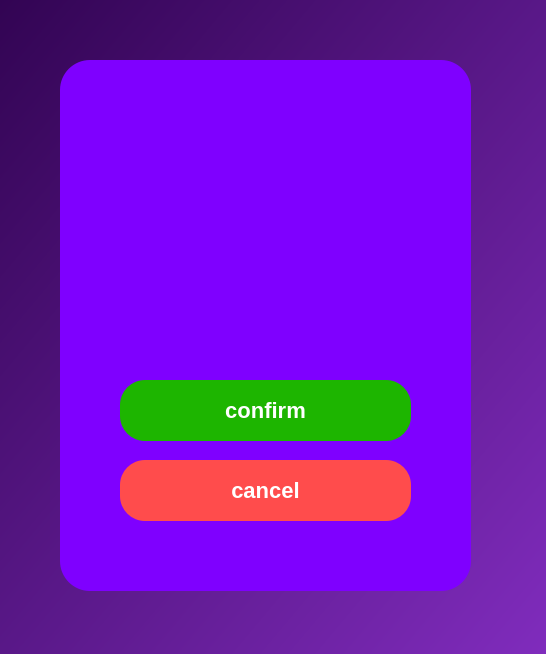
<?xml version="1.0" encoding="UTF-8"?>
<ui version="4.0">
 <class>removeDialog</class>
 <widget class="QDialog" name="removeDialog">
  <property name="geometry">
   <rect>
    <x>0</x>
    <y>0</y>
    <width>546</width>
    <height>654</height>
   </rect>
  </property>
  <property name="windowTitle">
   <string>Dialog</string>
  </property>
  <property name="styleSheet">
   <string notr="true">QDialog#removeDialog {
      background: qlineargradient(spread:pad, x1:0, y1:0, x2:1, y2:1, stop:0 #320453, stop:1 #802CBD);
  }
  QGroupBox {
      background-color: #7F00FF;
      border-radius: 30px;
  }
  QPushButton#cancelButton {
      background-color: #FF4C4C;
      border: none; 
	 border-radius: 25px;
	 font-size:22px; 
	 font-weight: bold;
      color: white; 
  }
QPushButton#cancelButton:hover {
	background-color:#8C1717;
}
QPushButton#confirmButton {
	background-color:#1DB500;	
	border-radius: 25px;
	font-size: 22px;
	font-weight: bold;
	color:white;
}
QPushButton#confirmButton:hover {
	background-color:#308420;
		
}</string>
  </property>
  <widget class="QGroupBox" name="groupBox">
   <property name="geometry">
    <rect>
     <x>60</x>
     <y>60</y>
     <width>411</width>
     <height>531</height>
    </rect>
   </property>
   <property name="title">
    <string/>
   </property>
   <widget class="QPushButton" name="confirmButton">
    <property name="geometry">
     <rect>
      <x>60</x>
      <y>320</y>
      <width>291</width>
      <height>61</height>
     </rect>
    </property>
    <property name="text">
     <string>confirm</string>
    </property>
   </widget>
   <widget class="QPushButton" name="cancelButton">
    <property name="geometry">
     <rect>
      <x>60</x>
      <y>400</y>
      <width>291</width>
      <height>61</height>
     </rect>
    </property>
    <property name="text">
     <string>cancel</string>
    </property>
   </widget>
   <widget class="QLabel" name="titlelabel">
    <property name="geometry">
     <rect>
      <x>70</x>
      <y>80</y>
      <width>301</width>
      <height>51</height>
     </rect>
    </property>
    <property name="font">
     <font>
      <pointsize>23</pointsize>
      <bold>true</bold>
     </font>
    </property>
    <property name="text">
     <string/>
    </property>
   </widget>
   <widget class="QLabel" name="yearlabel">
    <property name="geometry">
     <rect>
      <x>70</x>
      <y>140</y>
      <width>291</width>
      <height>51</height>
     </rect>
    </property>
    <property name="font">
     <font>
      <pointsize>23</pointsize>
      <bold>true</bold>
     </font>
    </property>
    <property name="text">
     <string/>
    </property>
   </widget>
   <widget class="QLabel" name="authorlabel">
    <property name="geometry">
     <rect>
      <x>70</x>
      <y>200</y>
      <width>291</width>
      <height>51</height>
     </rect>
    </property>
    <property name="font">
     <font>
      <pointsize>23</pointsize>
      <bold>true</bold>
     </font>
    </property>
    <property name="text">
     <string/>
    </property>
   </widget>
  </widget>
 </widget>
 <resources/>
 <connections/>
</ui>
